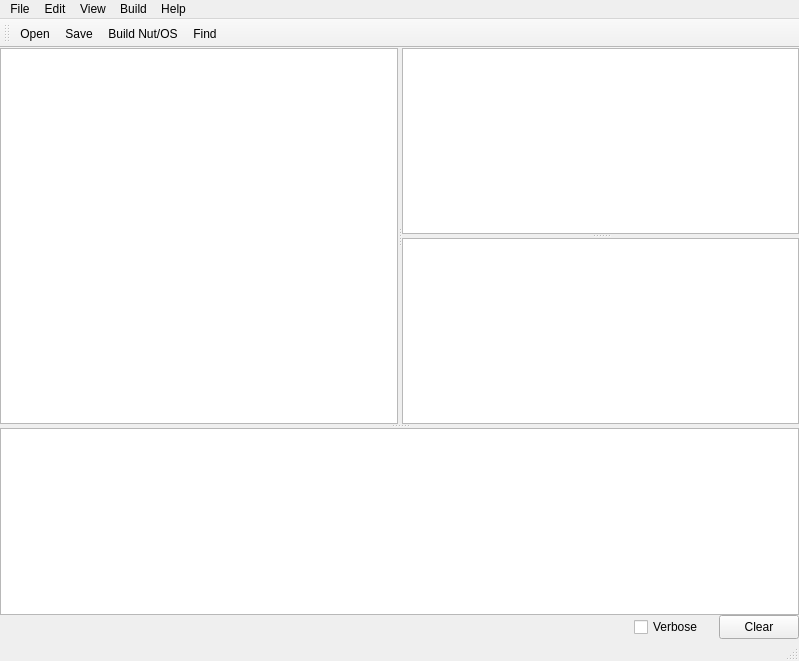
<?xml version="1.0" encoding="UTF-8"?>
<ui version="4.0">
 <author>Comm5 Tecnologia Ltda</author>
 <class>MainWindow</class>
 <widget class="QMainWindow" name="MainWindow">
  <property name="geometry">
   <rect>
    <x>0</x>
    <y>0</y>
    <width>799</width>
    <height>661</height>
   </rect>
  </property>
  <property name="windowTitle">
   <string>Nut/OS Configurator</string>
  </property>
  <property name="windowIcon">
   <iconset>
    <normalon>:/images/buildlibrary_large.png</normalon>
   </iconset>
  </property>
  <property name="locale">
   <locale language="English" country="UnitedStates"/>
  </property>
  <widget class="QWidget" name="centralwidget">
   <layout class="QVBoxLayout" name="verticalLayout_2">
    <property name="spacing">
     <number>6</number>
    </property>
    <property name="margin">
     <number>0</number>
    </property>
    <item>
     <widget class="QSplitter" name="splitter_4">
      <property name="orientation">
       <enum>Qt::Vertical</enum>
      </property>
      <widget class="QSplitter" name="splitter_3">
       <property name="orientation">
        <enum>Qt::Horizontal</enum>
       </property>
       <widget class="QWidget" name="layoutWidget">
        <layout class="QHBoxLayout" name="horizontalLayout">
         <property name="spacing">
          <number>0</number>
         </property>
         <item>
          <widget class="QSplitter" name="splitter">
           <property name="orientation">
            <enum>Qt::Horizontal</enum>
           </property>
           <widget class="QTreeView" name="componentTree">
            <property name="editTriggers">
             <set>QAbstractItemView::AllEditTriggers</set>
            </property>
            <property name="alternatingRowColors">
             <bool>true</bool>
            </property>
            <property name="textElideMode">
             <enum>Qt::ElideMiddle</enum>
            </property>
            <property name="headerHidden">
             <bool>true</bool>
            </property>
            <attribute name="headerVisible">
             <bool>false</bool>
            </attribute>
            <attribute name="headerCascadingSectionResizes">
             <bool>true</bool>
            </attribute>
            <attribute name="headerStretchLastSection">
             <bool>true</bool>
            </attribute>
           </widget>
          </widget>
         </item>
        </layout>
       </widget>
       <widget class="QSplitter" name="splitter_2">
        <property name="orientation">
         <enum>Qt::Vertical</enum>
        </property>
        <widget class="QTableView" name="detailsView">
         <attribute name="horizontalHeaderStretchLastSection">
          <bool>true</bool>
         </attribute>
         <attribute name="verticalHeaderVisible">
          <bool>false</bool>
         </attribute>
         <attribute name="verticalHeaderHighlightSections">
          <bool>false</bool>
         </attribute>
         <attribute name="verticalHeaderStretchLastSection">
          <bool>false</bool>
         </attribute>
        </widget>
        <widget class="QTextBrowser" name="descriptionPanel"/>
       </widget>
      </widget>
      <widget class="QWidget" name="layoutWidget2">
       <layout class="QVBoxLayout" name="verticalLayout">
        <property name="spacing">
         <number>0</number>
        </property>
        <item>
         <widget class="QTextEdit" name="logPanel">
          <property name="font">
           <font>
            <family>Courier New</family>
           </font>
          </property>
          <property name="acceptDrops">
           <bool>false</bool>
          </property>
          <property name="undoRedoEnabled">
           <bool>false</bool>
          </property>
          <property name="textInteractionFlags">
           <set>Qt::LinksAccessibleByMouse|Qt::TextSelectableByKeyboard|Qt::TextSelectableByMouse</set>
          </property>
         </widget>
        </item>
        <item>
         <layout class="QHBoxLayout" name="logControl" stretch="0,0,0">
          <property name="spacing">
           <number>15</number>
          </property>
          <property name="sizeConstraint">
           <enum>QLayout::SetDefaultConstraint</enum>
          </property>
          <item>
           <spacer name="horizontalSpacer">
            <property name="orientation">
             <enum>Qt::Horizontal</enum>
            </property>
            <property name="sizeHint" stdset="0">
             <size>
              <width>40</width>
              <height>20</height>
             </size>
            </property>
           </spacer>
          </item>
          <item>
           <widget class="QCheckBox" name="logVerbose">
            <property name="text">
             <string>Verbose</string>
            </property>
           </widget>
          </item>
          <item>
           <widget class="QPushButton" name="logClear">
            <property name="sizePolicy">
             <sizepolicy hsizetype="Minimum" vsizetype="Fixed">
              <horstretch>0</horstretch>
              <verstretch>0</verstretch>
             </sizepolicy>
            </property>
            <property name="minimumSize">
             <size>
              <width>55</width>
              <height>24</height>
             </size>
            </property>
            <property name="baseSize">
             <size>
              <width>0</width>
              <height>0</height>
             </size>
            </property>
            <property name="text">
             <string>Clear</string>
            </property>
           </widget>
          </item>
         </layout>
        </item>
       </layout>
      </widget>
     </widget>
    </item>
   </layout>
  </widget>
  <widget class="QMenuBar" name="menubar">
   <property name="geometry">
    <rect>
     <x>0</x>
     <y>0</y>
     <width>799</width>
     <height>21</height>
    </rect>
   </property>
   <widget class="QMenu" name="menuFile">
    <property name="title">
     <string>File</string>
    </property>
    <addaction name="actionOpen"/>
    <addaction name="actionSave"/>
    <addaction name="actionSave_as"/>
    <addaction name="separator"/>
    <addaction name="actionExit"/>
   </widget>
   <widget class="QMenu" name="menuEdit">
    <property name="title">
     <string>Edit</string>
    </property>
    <addaction name="actionFind"/>
    <addaction name="actionSettings"/>
   </widget>
   <widget class="QMenu" name="menuView">
    <property name="title">
     <string>View</string>
    </property>
   </widget>
   <widget class="QMenu" name="menuBuild">
    <property name="title">
     <string>Build</string>
    </property>
    <addaction name="actionBuild_Nut_OS"/>
    <addaction name="actionBuildStop"/>
    <addaction name="separator"/>
    <addaction name="actionCreate_sample"/>
   </widget>
   <widget class="QMenu" name="menuHelp">
    <property name="title">
     <string>Help</string>
    </property>
    <addaction name="actionHelp_Contents"/>
    <addaction name="separator"/>
    <addaction name="actionAbout"/>
   </widget>
   <addaction name="menuFile"/>
   <addaction name="menuEdit"/>
   <addaction name="menuView"/>
   <addaction name="menuBuild"/>
   <addaction name="menuHelp"/>
  </widget>
  <widget class="QStatusBar" name="statusbar"/>
  <widget class="QToolBar" name="toolBar">
   <property name="windowTitle">
    <string>toolBar</string>
   </property>
   <attribute name="toolBarArea">
    <enum>TopToolBarArea</enum>
   </attribute>
   <attribute name="toolBarBreak">
    <bool>false</bool>
   </attribute>
   <addaction name="actionOpen"/>
   <addaction name="actionSave"/>
   <addaction name="actionBuild_Nut_OS"/>
   <addaction name="actionFind"/>
  </widget>
  <action name="actionOpen">
   <property name="icon">
    <iconset>
     <normalon>:/images/open_large.png</normalon>
    </iconset>
   </property>
   <property name="text">
    <string>Open</string>
   </property>
   <property name="shortcut">
    <string>Ctrl+O</string>
   </property>
  </action>
  <action name="actionSave">
   <property name="icon">
    <iconset>
     <normalon>:/images/save_large.png</normalon>
    </iconset>
   </property>
   <property name="text">
    <string>Save</string>
   </property>
   <property name="shortcut">
    <string>Ctrl+S</string>
   </property>
  </action>
  <action name="actionSave_as">
   <property name="text">
    <string>Save As...</string>
   </property>
  </action>
  <action name="actionExit">
   <property name="text">
    <string>Exit</string>
   </property>
  </action>
  <action name="actionBuild_Nut_OS">
   <property name="icon">
    <iconset>
     <normalon>:/images/buildlibrary_large.png</normalon>
    </iconset>
   </property>
   <property name="text">
    <string>Build Nut/OS</string>
   </property>
   <property name="statusTip">
    <string>Build Nut/OS Libraries</string>
   </property>
   <property name="shortcut">
    <string>F7</string>
   </property>
   <property name="autoRepeat">
    <bool>false</bool>
   </property>
  </action>
  <action name="actionCreate_sample">
   <property name="text">
    <string>Create Sample Directory</string>
   </property>
  </action>
  <action name="actionSettings">
   <property name="text">
    <string>Settings...</string>
   </property>
   <property name="shortcut">
    <string>Ctrl+T</string>
   </property>
  </action>
  <action name="actionHelp_Contents">
   <property name="text">
    <string>Help Contents</string>
   </property>
   <property name="shortcut">
    <string>F1</string>
   </property>
   <property name="shortcutContext">
    <enum>Qt::ApplicationShortcut</enum>
   </property>
  </action>
  <action name="actionAbout">
   <property name="text">
    <string>About</string>
   </property>
  </action>
  <action name="actionBuildStop">
   <property name="enabled">
    <bool>false</bool>
   </property>
   <property name="text">
    <string>Stop</string>
   </property>
   <property name="statusTip">
    <string>Cancel the current build</string>
   </property>
  </action>
  <action name="actionFind">
   <property name="icon">
    <iconset resource="qnutconf.qrc">
     <normaloff>:/images/search_large.png</normaloff>:/images/search_large.png</iconset>
   </property>
   <property name="text">
    <string>Find...</string>
   </property>
   <property name="shortcut">
    <string>Ctrl+F</string>
   </property>
  </action>
 </widget>
 <tabstops>
  <tabstop>componentTree</tabstop>
  <tabstop>detailsView</tabstop>
  <tabstop>descriptionPanel</tabstop>
  <tabstop>logPanel</tabstop>
  <tabstop>logVerbose</tabstop>
  <tabstop>logClear</tabstop>
 </tabstops>
 <resources>
  <include location="qnutconf.qrc"/>
 </resources>
 <connections>
  <connection>
   <sender>logClear</sender>
   <signal>clicked()</signal>
   <receiver>logPanel</receiver>
   <slot>clear()</slot>
   <hints>
    <hint type="sourcelabel">
     <x>773</x>
     <y>638</y>
    </hint>
    <hint type="destinationlabel">
     <x>51</x>
     <y>566</y>
    </hint>
   </hints>
  </connection>
 </connections>
</ui>
